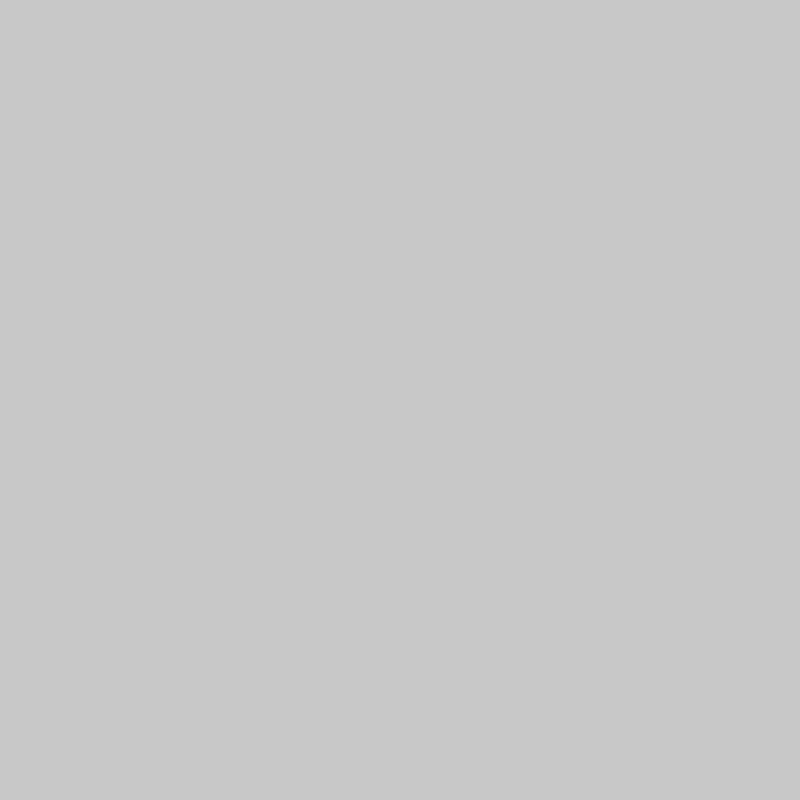
Frame 1 (no input)
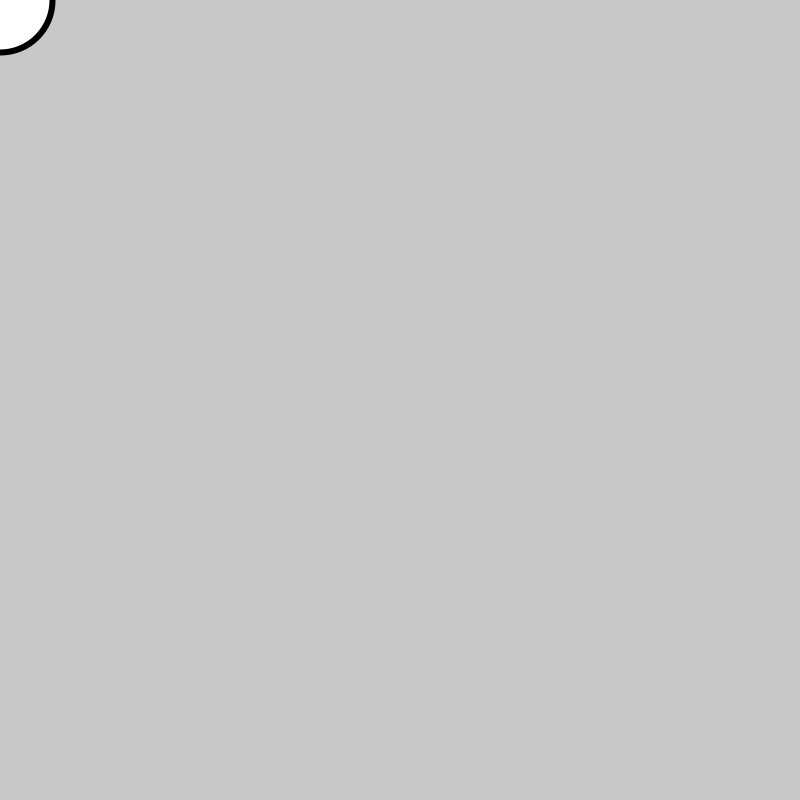
Frame 60 (the mouse pressed at the canvas centre just before this capture)
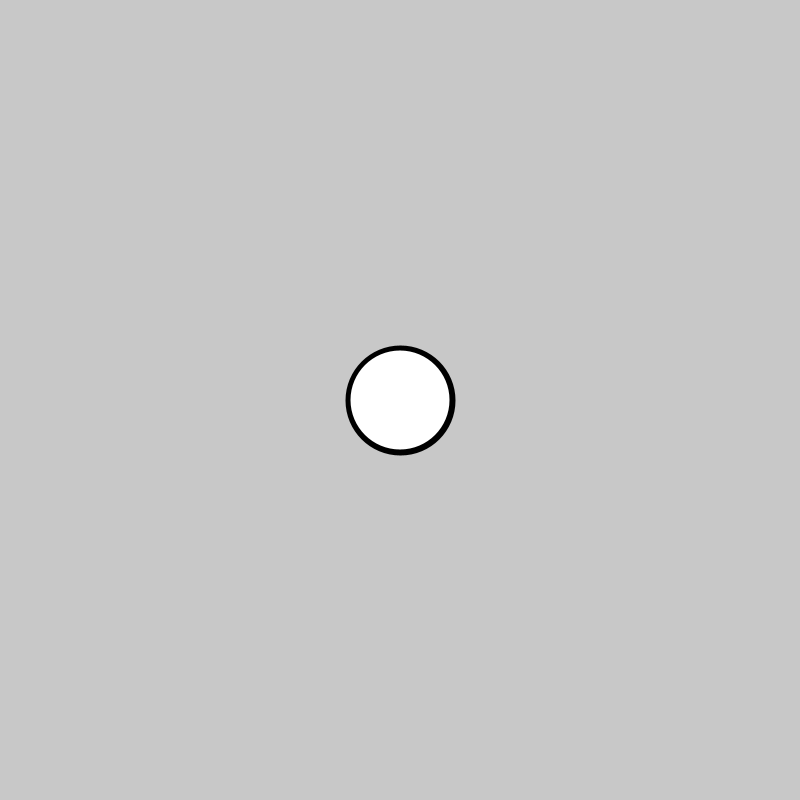
Frame 120 (the mouse held since frame 60 and released just before this capture)

The Processing sketch that drew these frames (run headless with seeded random() and noise(); from frame 60 on, the mouse is pressed at the canvas centre):

// Processing sketch: follow_worm
// ── follow_worm.pde
Circle[] circles;

void setup() {
  size(800, 800);
  circles = new Circle[0];
  strokeWeight(10);
}

void draw() {
  background(200);
  stroke(0);
  for (int i=0; i<circles.length; i++) {
    if (circles[i].size > 0) {
      ellipse(circles[i].x, circles[i].y, circles[i].size, circles[i].size);
      circles[i].size --;
    }
  }
  noStroke();
  for (int i=0; i<circles.length; i++) {
    if (circles[i].size > 0) {
      ellipse(circles[i].x, circles[i].y, circles[i].size, circles[i].size);
      circles[i].size --;
    }
  }
  circles =(Circle[]) append(circles, new Circle(mouseX, mouseY));
  if (circles.length > 100) {
    circles =(Circle[]) subset(circles, 1);
  }
}
// ── Circle.pde
class Circle {
  float x;
  float y;
  float size = 100;
  
  Circle(float x, float y) {
    this.x = x;
    this.y = y;
  }
}
